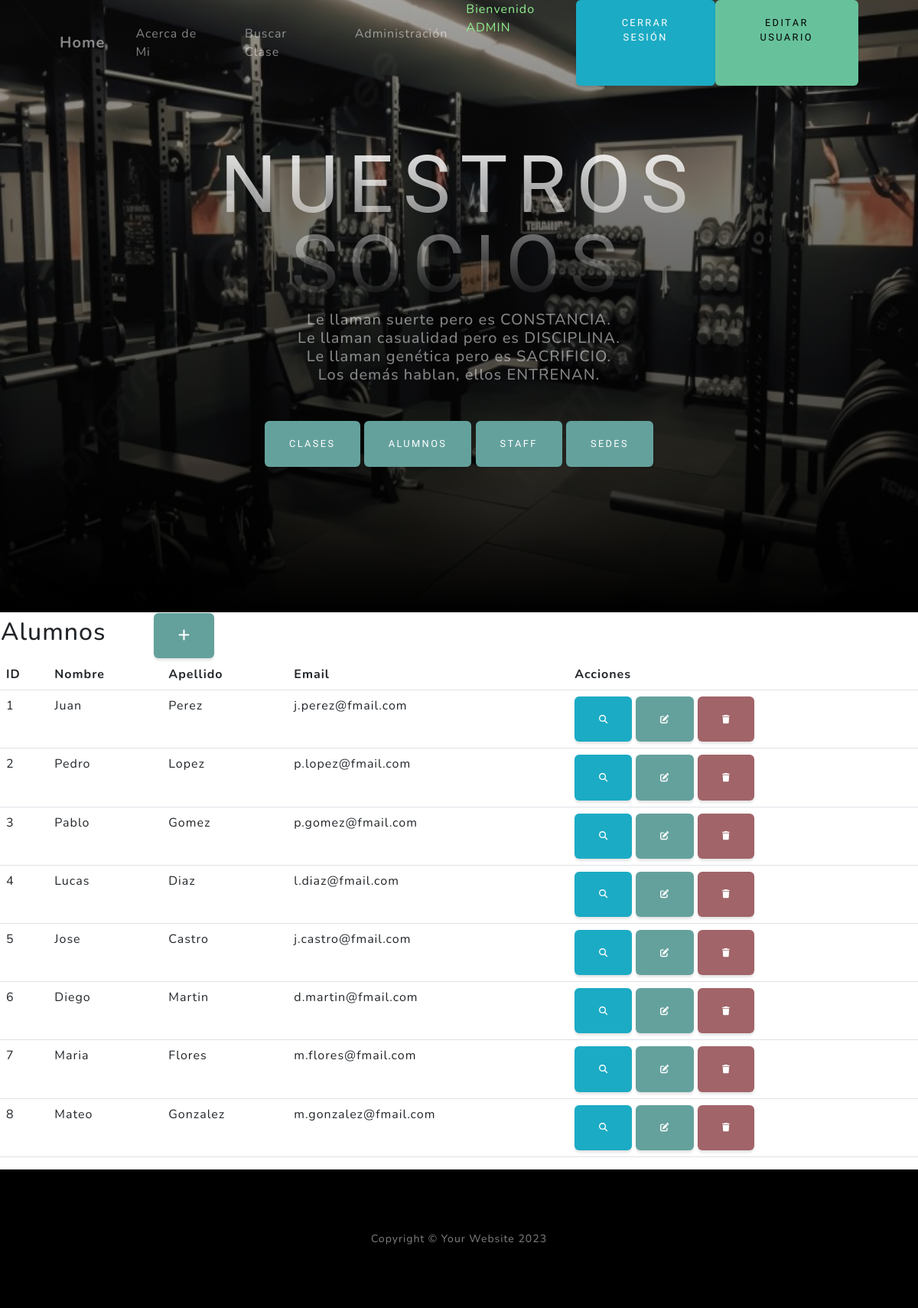
Screenshot of /appDiego/alumnos (signed in) with the database file from the repository.
### appDiego/models.py (models this page shows, shortened)
class Alumno(models.Model):
    nombre= models.CharField(max_length=50)
    apellido=models.CharField(max_length=50)
    email=models.EmailField()

### appDiego/views.py (the view)
# urls.py: path('alumnos', AlumnoList.as_view(), name='alumnos' ),
class AlumnoList(LoginRequiredMixin,ListView):
    model = Alumno

### appDiego/templates/appDiego/alumno_list.html (shortened to what this page needs)
{% extends 'appDiego/base.html' %}
{% load static %}
{%block frase%}
Le llaman suerte pero es CONSTANCIA.<br>
Le llaman casualidad pero es DISCIPLINA.<br>
Le llaman genética pero es SACRIFICIO.<br>
Los demás hablan, ellos ENTRENAN.
{%endblock frase%}
{%block header%}
    Nuestros Socios
{%endblock header%}
{% block primario %}
<table>
    <tr>
        <td width="200"><h2>Alumnos</h2></td>
        <td>
            <a
            href="{% url 'create_alumno' %}"
            class="btn btn-primary"
            style="--bs-btn-padding-y: .25rem; --bs-btn-padding-x: .5rem; --bs-btn-font-size: .75rem;"
            ><i class="fa fa-plus fa-lg" title="New Record"></i>
            </a>
        </td>
    </tr>
</table>
<table class="table">
    <thead>
        <tr>
            <th>ID</th>
            <th>Nombre</th>
            <th>Apellido</th>
            <th>Email</th>
            <th>Acciones</th>
        </tr>
    </thead>
    <tbody>
    {% for alumno in alumno_list %}
    <tr>
        <td>{{alumno.id}}</td>
        <td>{{alumno.nombre}}</td>
        <td>{{alumno.apellido}}</td>
        <td>{{alumno.email}}</td>
        <td>
            <a
            href="{% url 'detail_alumno' alumno.id %}"
            class="btn btn-info"
            style="--bs-btn-padding-y: .25rem; --bs-btn-padding-x: .5rem; --bs-btn-font-size: .75rem;"
            ><i class="fa fa-search fa-sm" title="View Record"></i>
            </a>
            <a
            href="{% url 'update_alumno' alumno.id %}"
            class="btn btn-primary"
            style="--bs-btn-padding-y: .25rem; --bs-btn-padding-x: .5rem; --bs-btn-font-size: .75rem;"
            ><i class="fa fa-edit fa-sm" title="Edit Record"></i>
            </a>
            <a
            href="{% url 'delete_alumno' alumno.id %}"
            class="btn btn-danger"
            style="--bs-btn-padding-y: .25rem; --bs-btn-padding-x: .5rem; --bs-btn-font-size: .75rem;"
            ><i class="fa fa-trash fa-sm" title="Delete Record"></i>
            </a>
        </td>
    </tr>
    {%endfor%}
    </tbody>
</table>
{% endblock primario %}

### appDiego/templates/appDiego/base.html (shortened to what this page needs)
<!DOCTYPE html>
<html lang="en">
    <head>
        {% load static %}
        <link rel="stylesheet" href="https://cdnjs.cloudflare.com/ajax/libs/font-awesome/5.15.3/css/all.min.css">
        <link href="{% static 'appDiego/css/styles.css' %}" rel="stylesheet" />
    </head>
    <body id="page-top">
        <nav class="navbar navbar-expand-lg navbar-light fixed-top" id="mainNav">
            <div class="container px-4 px-lg-5">
                <a class="navbar-brand" href="{% url 'inicio' %}">Home</a>
                <div class="collapse navbar-collapse" id="navbarResponsive">
                    <ul class="navbar-nav ms-auto">
                    {% if user.is_authenticated %}
                        <li class="nav-item"><a class="nav-link" href="{% url 'sobre_mi' %}">Acerca de Mi</a></li>
                        <li class="nav-item"><a class="nav-link" href="{% url 'buscar_clase' %}">Buscar Clase</a></li>
                        <li class="nav-item"><a class="nav-link" href="{% url 'admin:index' %}">Administración</a></li>
                        <p style="color: lightgreen">Bienvenido {{user.username|upper}}</p>
                        <a class="btn btn-info" href="{% url 'logout' %}">Cerrar Sesión</a>
                        <a class="btn btn-success" href="{% url 'editar_usuario' %}">Editar Usuario</a>
                    {% else %}
                        <li class="nav-item"><a class="nav-link" href="{% url 'admin:index' %}">Administración</a></li>
                        <a class="btn btn-info" href="{% url 'login' %}">Iniciar Sesión</a>
                        <a class="btn btn-danger" href="{% url 'register' %}">Registrarse</a>
                    {% endif %}
                    </ul>
                </div>
            </div>
        </nav>
        <header class="masthead">
            <div class="container px-4 px-lg-5 d-flex h-100 align-items-center justify-content-center">
                <div class="d-flex justify-content-center">
                    <div class="text-center">
                        <h1 class="mx-auto my-0 text-uppercase">
                            {%block header%}{%endblock header%}
                        </h1>
                        <h2 class="text-white-50 mx-auto mt-2 mb-5">
                            {%block frase%}{%endblock frase%}
                        {% if user.is_authenticated %}
                        </h2>
                        <a class="btn btn-primary" href="{% url 'clases' %}">Clases</a>
                        <a class="btn btn-primary" href="{% url 'alumnos' %}">Alumnos</a>
                        <a class="btn btn-primary" href="{% url 'profesores' %}">Staff</a>
                        <a class="btn btn-primary" href="{% url 'sedes' %}">Sedes</a>
                        {% endif %}
                    </div>
                </div>
            </div>
        </header>
        {%block primario%}
        {%endblock primario%}
        <footer class="footer bg-black small text-center text-white-50"><div class="container px-4 px-lg-5">Copyright &copy; Your Website 2023</div></footer>
    </body>
</html>

### rows the page displays
Alumno: id "1", nombre "Juan", apellido "Perez", email "j.perez@fmail.com"
Alumno: id "2", nombre "Pedro", apellido "Lopez", email "p.lopez@fmail.com"
Alumno: id "3", nombre "Pablo", apellido "Gomez", email "p.gomez@fmail.com"
Alumno: id "4", nombre "Lucas", apellido "Diaz", email "l.diaz@fmail.com"
Alumno: id "5", nombre "Jose", apellido "Castro", email "j.castro@fmail.com"
Alumno: id "6", nombre "Diego", apellido "Martin", email "d.martin@fmail.com"
Alumno: id "7", nombre "Maria", apellido "Flores", email "m.flores@fmail.com"
Alumno: id "8", nombre "Mateo", apellido "Gonzalez", email "m.gonzalez@fmail.com"

### other values shown
{{ user.username|upper }} "ADMIN"
